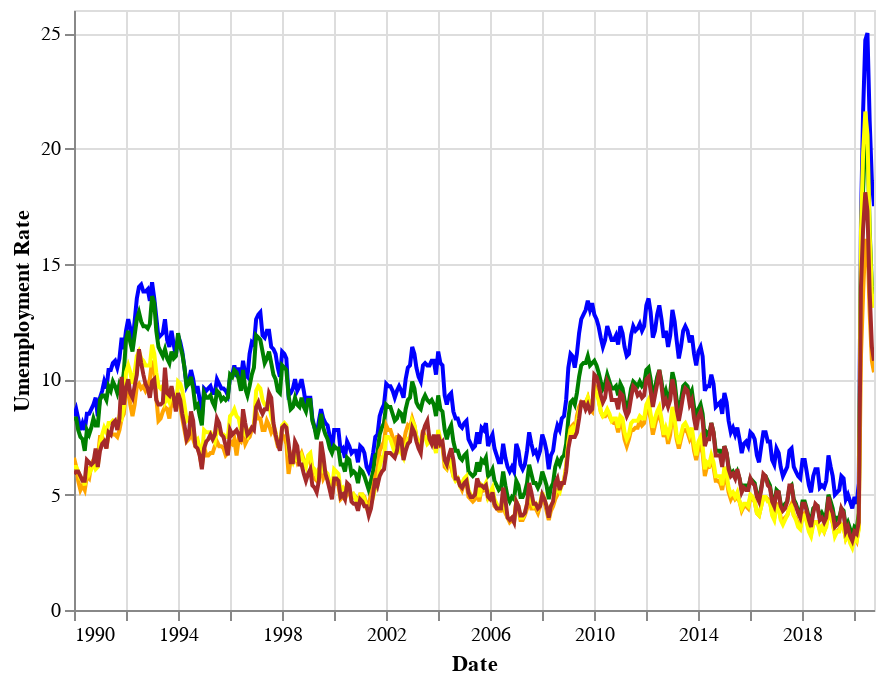

Here is the notebook cell this chart was saved with:
### Code cell
plot_bronx = alt.Chart(unemployment_bronx).mark_line().encode(
    x='Date',
    y='Umemployment Rate',
    tooltip=[
        'Date:T',
        'Umemployment Rate:Q'
    ],
    color=alt.value('blue')
).interactive()

plot_kings = alt.Chart(unemployment_kings).mark_line().encode(
    x='Date',
    y='Umemployment Rate',
    tooltip=[
        'Date:T',
        'Umemployment Rate:Q'
    ],
    color=alt.value('green')
).interactive()

plot_newyork = alt.Chart(unemployment_newyork).mark_line().encode(
    x='Date',
    y='Umemployment Rate',
    tooltip=[
        'Date:T',
        'Umemployment Rate:Q'
    ],
    color=alt.value('orange')
).interactive()

plot_queens = alt.Chart(unemployment_queens).mark_line().encode(
    x='Date',
    y='Umemployment Rate',
    tooltip=[
        'Date:T',
        'Umemployment Rate:Q'
    ],
    color=alt.value('yellow')
).interactive()

plot_richmond = alt.Chart(unemployment_richmond).mark_line().encode(
    x='Date',
    y='Umemployment Rate',
    tooltip=[
        'Date:T',
        'Umemployment Rate:Q'
    ],
    color=alt.value('brown')
).interactive()

plot_total = alt.Chart(unemployment_total).mark_line().encode(
    x='Date',
    y='Umemployment Rate',
    tooltip=[
        'Date:T',
        'Umemployment Rate:Q'
    ],
    color=alt.value('red')
).interactive()

plot_bronx + plot_kings + plot_newyork + plot_queens + plot_richmond

### Figure 1 — Vega-Lite specification as saved in the notebook (floating-point values rounded to 4 significant figures; data arrays with more than 128 entries replaced by an {"elided": "..."} marker saying what was removed)
{"config": {"view": {"continuousWidth": 400, "continuousHeight": 300}}, "layer": [{"data": {"name": "data-6bd64ecb3775dbd1d2ab553ef83abf89"}, "mark": "line", "encoding": {"color": {"value": "blue"}, "tooltip": [{"type": "temporal", "field": "Date"}, {"type": "quantitative", "field": "Umemployment Rate"}], "x": {"type": "temporal", "field": "Date"}, "y": {"type": "quantitative", "field": "Umemployment Rate"}}, "selection": {"selector077": {"type": "interval", "bind": "scales", "encodings": ["x", "y"]}}}, {"data": {"name": "data-0a68a03196c58624eed91c1fee899628"}, "mark": "line", "encoding": {"color": {"value": "green"}, "tooltip": [{"type": "temporal", "field": "Date"}, {"type": "quantitative", "field": "Umemployment Rate"}], "x": {"type": "temporal", "field": "Date"}, "y": {"type": "quantitative", "field": "Umemployment Rate"}}, "selection": {"selector078": {"type": "interval", "bind": "scales", "encodings": ["x", "y"]}}}, {"data": {"name": "data-37b9727869d19cdb7cc34fbd892e6af9"}, "mark": "line", "encoding": {"color": {"value": "orange"}, "tooltip": [{"type": "temporal", "field": "Date"}, {"type": "quantitative", "field": "Umemployment Rate"}], "x": {"type": "temporal", "field": "Date"}, "y": {"type": "quantitative", "field": "Umemployment Rate"}}, "selection": {"selector079": {"type": "interval", "bind": "scales", "encodings": ["x", "y"]}}}, {"data": {"name": "data-82998665e61c9e38ab9e3c85651739d4"}, "mark": "line", "encoding": {"color": {"value": "yellow"}, "tooltip": [{"type": "temporal", "field": "Date"}, {"type": "quantitative", "field": "Umemployment Rate"}], "x": {"type": "temporal", "field": "Date"}, "y": {"type": "quantitative", "field": "Umemployment Rate"}}, "selection": {"selector080": {"type": "interval", "bind": "scales", "encodings": ["x", "y"]}}}, {"data": {"name": "data-f0fc357a0b79e271a173e284ec231a34"}, "mark": "line", "encoding": {"color": {"value": "brown"}, "tooltip": [{"type": "temporal", "field": "Date"}, {"type": "quantitative", "field": "Umemployment Rate"}], "x": {"type": "temporal", "field": "Date"}, "y": {"type": "quantitative", "field": "Umemployment Rate"}}, "selection": {"selector081": {"type": "interval", "bind": "scales", "encodings": ["x", "y"]}}}], "$schema": "https://vega.github.io/schema/vega-lite/v4.8.1.json", "datasets": {"data-6bd64ecb3775dbd1d2ab553ef83abf89": {"elided": "370 records"}, "data-0a68a03196c58624eed91c1fee899628": {"elided": "370 records"}, "data-37b9727869d19cdb7cc34fbd892e6af9": {"elided": "370 records"}, "data-82998665e61c9e38ab9e3c85651739d4": {"elided": "370 records"}, "data-f0fc357a0b79e271a173e284ec231a34": {"elided": "370 records"}}}
